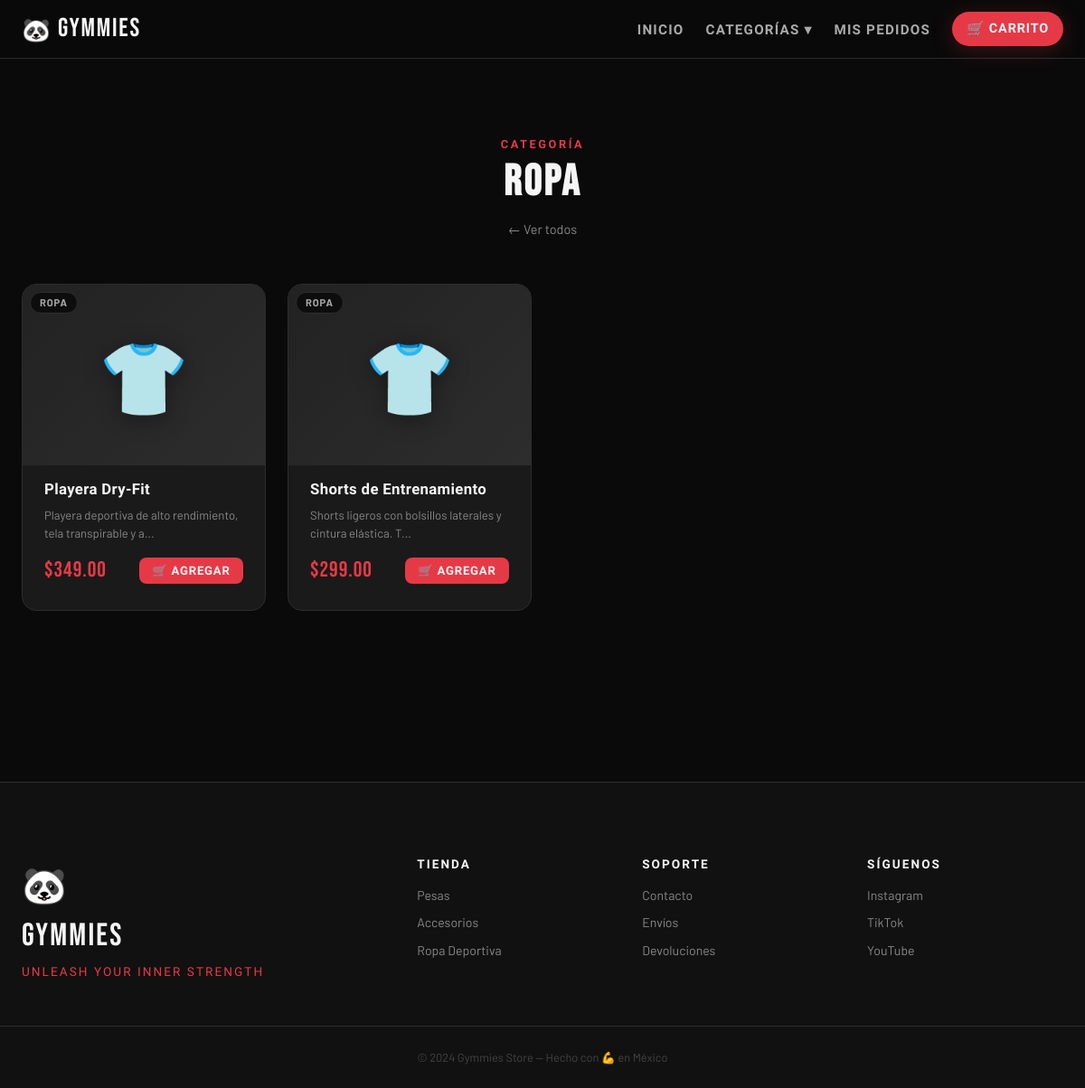
Page /categoria/Ropa on the committed database.
### tables this page shows
CREATE TABLE productos (
        id INTEGER PRIMARY KEY AUTOINCREMENT,
        nombre TEXT NOT NULL,
        descripcion TEXT,
        precio REAL NOT NULL,
        costo REAL NOT NULL DEFAULT 0,
        imagen TEXT,
        categoria TEXT,
        stock INTEGER NOT NULL DEFAULT 0
    );

### app.py (the view)
@app.route('/categoria/<nombre>')
def categoria(nombre):
    productos = get_productos_por_categoria(nombre)
    avisos = get_avisos_activos()
    return render_template('index.html', productos=productos, categoria_activa=nombre, avisos=avisos)

### app.py (called while the page is built)
@app.context_processor
def inject_globals():
    carrito_count = 0
    if 'usuario' in session:
        items = get_carrito()
        carrito_count = sum(item['cantidad'] for item in items)
    return {'carrito_count': carrito_count, 'STATUS_LABELS': STATUS_LABELS}

### tienda_db.py (called while the page is built)
def get_connection():
    conn = sqlite3.connect(DB_PATH)
    conn.row_factory = sqlite3.Row
    return conn

def get_productos_por_categoria(categoria):
    conn = get_connection()
    productos = conn.execute('SELECT * FROM productos WHERE categoria=?', (categoria,)).fetchall()
    conn.close()
    return productos

def get_avisos_activos():
    conn = get_connection()
    avisos = conn.execute('SELECT * FROM avisos WHERE activo=1 ORDER BY fecha DESC').fetchall()
    conn.close()
    return avisos

### templates/index.html (shortened to what this page needs)
{% extends 'base.html' %}
{% block content %}
<section class="products-section" id="productos">
    <div class="container">
        {% if categoria_activa %}
        <div class="section-header">
            <div class="section-tag">Categoría</div>
            <h2 class="section-title">{{ categoria_activa }}</h2>
            <a href="{{ url_for('index') }}" class="back-link">← Ver todos</a>
        </div>
        {% else %}
        <div class="section-header">
            <div class="section-tag">Catálogo</div>
            <h2 class="section-title">Productos Destacados</h2>
        </div>
        {% endif %}
        <div class="products-grid">
            {% for p in productos %}
            <article class="product-card">
                <a href="{{ url_for('producto', id=p['id']) }}" class="product-img-link">
                    <div class="product-img-wrap">
                        <div class="product-img-placeholder">
                            {% if p['categoria'] == 'Pesas' %}🏋️
                            {% elif p['categoria'] == 'Accesorios' %}🎽
                            {% else %}👕{% endif %}
                        </div>
                    </div>
                    <div class="product-cat-badge">{{ p['categoria'] }}</div>
                </a>
                <div class="product-info">
                    <h3 class="product-name">{{ p['nombre'] }}</h3>
                    <p class="product-desc">{{ p['descripcion'][:60] }}{% if p['descripcion']|length > 60 %}...{% endif %}</p>
                    <div class="product-footer">
                        <span class="product-price">${{ "%.2f"|format(p['precio']) }}</span>
                        <form action="{{ url_for('agregar', id=p['id']) }}" method="POST" class="add-form">
                            <button type="submit" class="btn-add">
                                <span>🛒</span> Agregar
                            </button>
                        </form>
                    </div>
                </div>
            </article>
            {% else %}
            <div class="empty-state">
                <div class="empty-icon">🏋️</div>
                <h3>No hay productos en esta categoría</h3>
                <a href="{{ url_for('index') }}" class="btn-primary">Ver todos</a>
            </div>
            {% endfor %}
        </div>
    </div>
</section>
{% endblock %}

### rows in the picture
productos: categoria "ROPA", nombre "Playera Dry-Fit", descripcion "Playera deportiva de alto rendimiento, tela transpirable y a", precio "349.00"
productos: categoria "ROPA", nombre "Shorts de Entrenamiento", descripcion "Shorts ligeros con bolsillos laterales y cintura elástica. T", precio "299.00"

### other values in the picture
{{ categoria_activa }} "Ropa"
